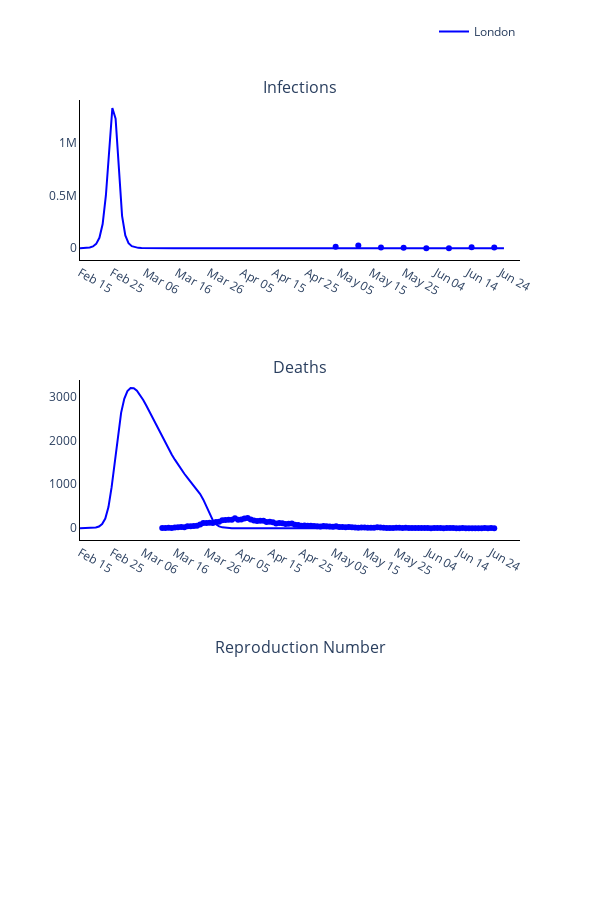

Source (notebook cell):
### Markdown cell above
### Plot observed versus predicted using model with optimised parameters

### Code cell
# Trace names - represent the solver used for the simulation
trace_name = regions
titles = ['Infections', 'Deaths', 'Reproduction Number']

fig = go.Figure()
fig = make_subplots(rows=len(titles), cols=1, subplot_titles=tuple(titles), horizontal_spacing = 0.15)

# Plot (continuous predicted timeline and pointwise observed numbers each day)
for r, region in enumerate(regions):
    # Plot of infections
    fig.add_trace(
        go.Scatter(
            x=times,
            y=new_infec_pred[r].tolist(),
            mode='lines',
            name=trace_name[r],
            line_color=colours[r]
        ),
        row= 1,
        col= 1
    )

    fig.add_trace(
        go.Scatter(
            x=serology_times,
            y=np.sum(np.multiply(np.nan_to_num(np.divide(positives_data[r], tests[r])), susceptibles[r]), axis=1).tolist(),
            mode='markers',
            name=trace_name[r],
            showlegend=False,
            line_color=colours[r]
        ),
        row= 1,
        col= 1
    )

    # Plot deaths
    fig.add_trace(
        go.Scatter(
            x=times,
            y=deaths_pred[r].tolist(),
            mode='lines',
            name=trace_name[r],
            showlegend=False,
            line_color=colours[r]
        ),
        row= 2,
        col= 1
    )

    fig.add_trace(
        go.Scatter(
            x=deaths_times,
            y=np.sum(deaths_data[r], axis=1).tolist(),
            mode='markers',
            name=trace_name[r],
            showlegend=False,
            line_color=colours[r]
        ),
        row= 2,
        col= 1
    )

    # Plot reproduction number
    #fig.add_trace(
    #    go.Scatter(
    #        x=times,
    #        y=reprod_num_pred[r].tolist(),
    #        mode='lines',
    #        name=trace_name[r],
    #        showlegend=False,
    #        line_color=colours[r]
    #    ),
    #    row= 3,
    #    col= 1
    #)

# Add axis labels
fig.update_layout(
    width=600, 
    height=900,
    plot_bgcolor='white',
    xaxis=dict(
        linecolor='black',
        tickvals=np.arange(1, total_days, 10).tolist(),
        ticktext=['Feb 15', 'Feb 25', 'Mar 06', 'Mar 16', 'Mar 26', 'Apr 05', 'Apr 15', 'Apr 25', 'May 05', 'May 15', 'May 25', 'Jun 04', 'Jun 14', 'Jun 24']),
    yaxis=dict(linecolor='black'),
    xaxis2=dict(
        linecolor='black',
        tickvals=np.arange(1, total_days, 10).tolist(),
        ticktext=['Feb 15', 'Feb 25', 'Mar 06', 'Mar 16', 'Mar 26', 'Apr 05', 'Apr 15', 'Apr 25', 'May 05', 'May 15', 'May 25', 'Jun 04', 'Jun 14', 'Jun 24']),
    yaxis2=dict(linecolor='black'),
    xaxis3=dict(
        linecolor='black',
        tickvals=np.arange(1, total_days, 10).tolist(),
        ticktext=['Feb 15', 'Feb 25', 'Mar 06', 'Mar 16', 'Mar 26', 'Apr 05', 'Apr 15', 'Apr 25', 'May 05', 'May 15', 'May 25', 'Jun 04', 'Jun 14', 'Jun 24']),
    yaxis3=dict(linecolor='black'),
    legend=dict(
        orientation='h',
        yanchor="bottom",
        y=1.075,
        xanchor="right",
        x=1)
    )

fig.write_image('images/Figure-3-optimisation.pdf')
fig.show()

### Figure 1 — Plotly figure (JSON) as saved in the notebook; plotly's stock layout.template omitted (floating-point values rounded to 4 significant figures; data arrays with more than 128 entries replaced by an {"elided": "..."} marker saying what was removed)
{"data": [{"line": {"color": "blue"}, "mode": "lines", "name": "London", "type": "scatter", "x": {"elided": "132 int values"}, "xaxis": "x", "y": {"elided": "132 float values"}, "yaxis": "y"}, {"line": {"color": "blue"}, "mode": "markers", "name": "London", "showlegend": false, "type": "scatter", "x": [80, 87, 94, 101, 108, 115, 122, 129], "xaxis": "x", "y": [14650.0, 25320.0, 8014.0, 4745.0, 0, 0, 9439.0, 6912.0, 10870.0, 4414.0, 1584.0, 2769.0, 0, 0, 5037.0, 8908.0, 0, 18380.0, 23150.0, 21780.0, 9032.0, 26790.0, 54920.0, 43390.0, 42220.0, 0, 43170.0, 56570.0, 55360.0, 0, 140600.0, 129400.0, 121400.0, 39440.0, 26570.0, 30590.0, 30600.0, 8863.0, 5654.0, 9741.0, 33450.0, 5386.0, 3908.0, 6373.0, 0, 3645.0, 3716.0, 9541.0, 8854.0, 38980.0, 49380.0, 37680.0, 31050.0], "yaxis": "y"}, {"line": {"color": "blue"}, "mode": "lines", "name": "London", "showlegend": false, "type": "scatter", "x": {"elided": "132 int values"}, "xaxis": "x2", "y": {"elided": "132 float values"}, "yaxis": "y2"}, {"line": {"color": "blue"}, "mode": "markers", "name": "London", "showlegend": false, "type": "scatter", "x": [27, 28, 29, 30, 31, 32, 33, 34, 35, 36, 37, 38, 39, 40, 41, 42, 43, 44, 45, 46, 47, 48, 49, 50, 51, 52, 53, 54, 55, 56, 57, 58, 59, 60, 61, 62, 63, 64, 65, 66, 67, 68, 69, 70, 71, 72, 73, 74, 75, 76, 77, 78, 79, 80, 81, 82, 83, 84, 85, 86, 87, 88, 89, 90, 91, 92, 93, 94, 95, 96, 97, 98, 99, 100, 101, 102, 103, 104, 105, 106, 107, 108, 109, 110, 111, 112, 113, 114, 115, 116, 117, 118, 119, 120, 121, 122, 123, 124, 125, 126, 127, 128, 129, 130, 131, 132], "xaxis": "x2", "y": {"elided": "471 int values"}, "yaxis": "y2"}], "layout": {"annotations": [{"font": {"size": 16}, "showarrow": false, "text": "Infections", "x": 0.5, "xanchor": "center", "xref": "paper", "y": 1, "yanchor": "bottom", "yref": "paper"}, {"font": {"size": 16}, "showarrow": false, "text": "Deaths", "x": 0.5, "xanchor": "center", "xref": "paper", "y": 0.6111, "yanchor": "bottom", "yref": "paper"}, {"font": {"size": 16}, "showarrow": false, "text": "Reproduction Number", "x": 0.5, "xanchor": "center", "xref": "paper", "y": 0.2222, "yanchor": "bottom", "yref": "paper"}], "height": 900, "legend": {"orientation": "h", "x": 1, "xanchor": "right", "y": 1.075, "yanchor": "bottom"}, "plot_bgcolor": "white", "width": 600, "xaxis": {"anchor": "y", "domain": [0, 1], "linecolor": "black", "ticktext": ["Feb 15", "Feb 25", "Mar 06", "Mar 16", "Mar 26", "Apr 05", "Apr 15", "Apr 25", "May 05", "May 15", "May 25", "Jun 04", "Jun 14", "Jun 24"], "tickvals": [1, 11, 21, 31, 41, 51, 61, 71, 81, 91, 101, 111, 121, 131]}, "xaxis2": {"anchor": "y2", "domain": [0, 1], "linecolor": "black", "ticktext": ["Feb 15", "Feb 25", "Mar 06", "Mar 16", "Mar 26", "Apr 05", "Apr 15", "Apr 25", "May 05", "May 15", "May 25", "Jun 04", "Jun 14", "Jun 24"], "tickvals": [1, 11, 21, 31, 41, 51, 61, 71, 81, 91, 101, 111, 121, 131]}, "xaxis3": {"anchor": "y3", "domain": [0, 1], "linecolor": "black", "ticktext": ["Feb 15", "Feb 25", "Mar 06", "Mar 16", "Mar 26", "Apr 05", "Apr 15", "Apr 25", "May 05", "May 15", "May 25", "Jun 04", "Jun 14", "Jun 24"], "tickvals": [1, 11, 21, 31, 41, 51, 61, 71, 81, 91, 101, 111, 121, 131]}, "yaxis": {"anchor": "x", "domain": [0.7778, 1], "linecolor": "black"}, "yaxis2": {"anchor": "x2", "domain": [0.3889, 0.6111], "linecolor": "black"}, "yaxis3": {"anchor": "x3", "domain": [0, 0.2222], "linecolor": "black"}}}
